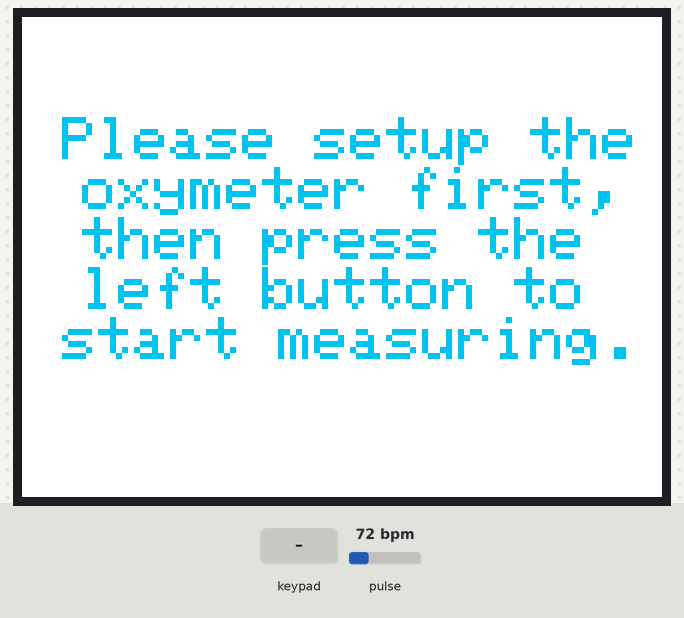
A sketch run on a simulated ESP32. Shown: 320×240 colour display. The test bench sets the inputs (shaded band); at power-on: pulse 72 bpm. Nothing arrives over Bluetooth unless stated; what the sketch prints to the serial monitor is not drawn.

Above: at 6.6 s.
6.7 s: key 'A' pressed
At 7.4 s:
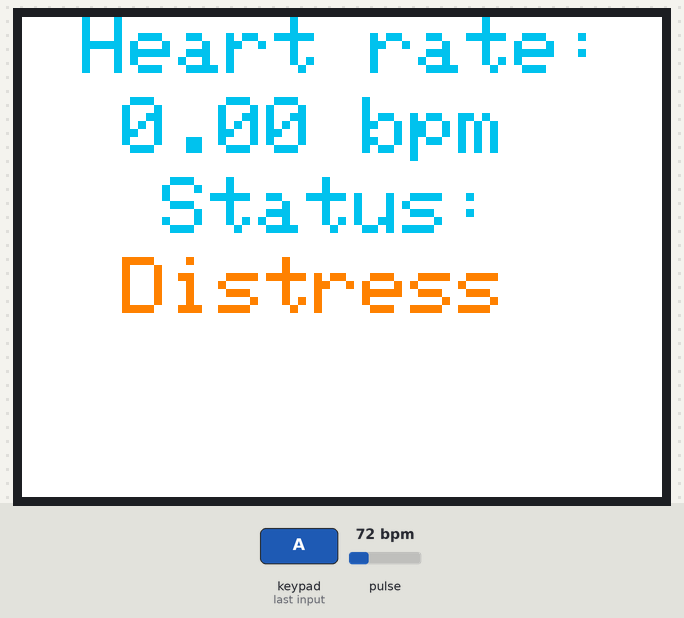
9.7 s: pulse set to 42 bpm
At 11.4 s:
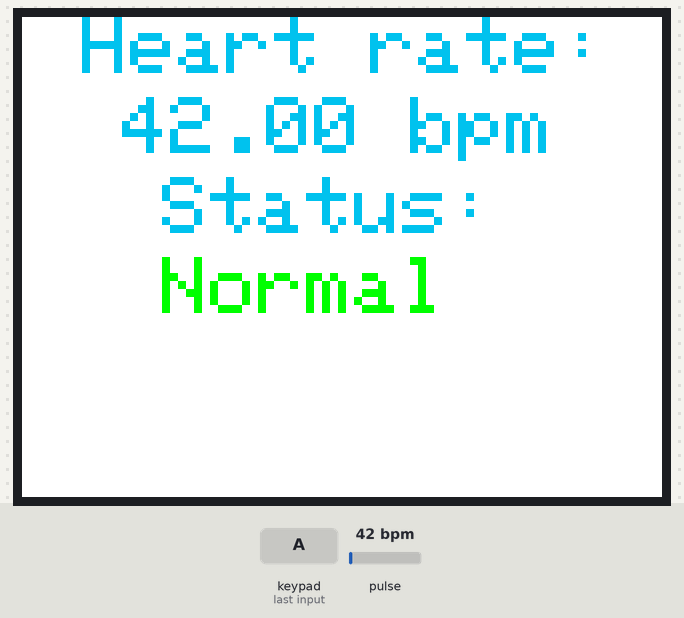
12.1 s: pulse set to 97 bpm
At 13.5 s:
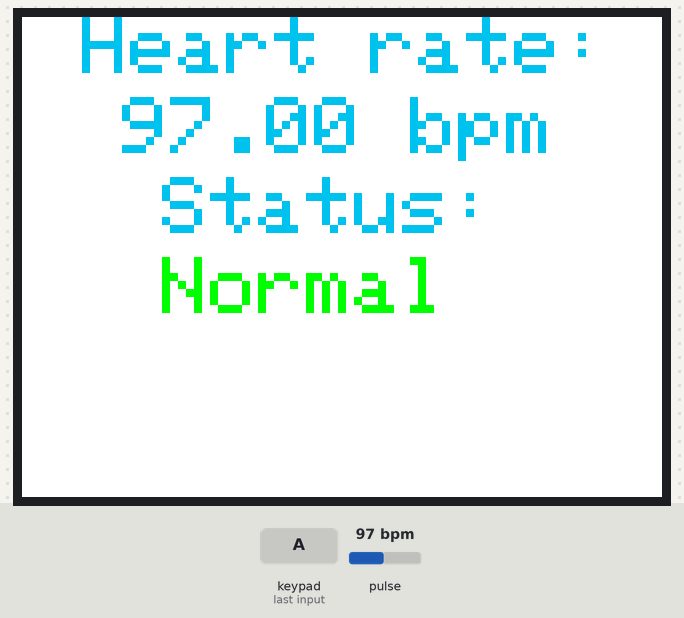
14.4 s: pulse set to 102 bpm
At 15.8 s:
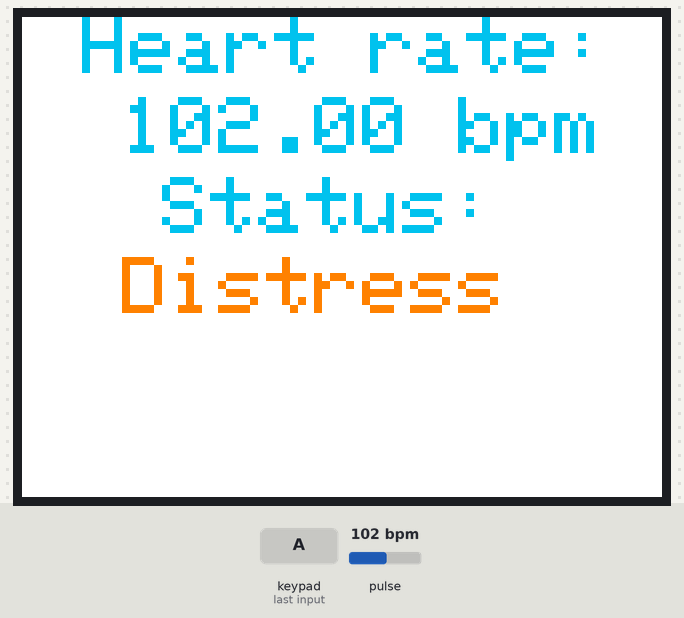
16.8 s: pulse set to 100 bpm
At 18.3 s:
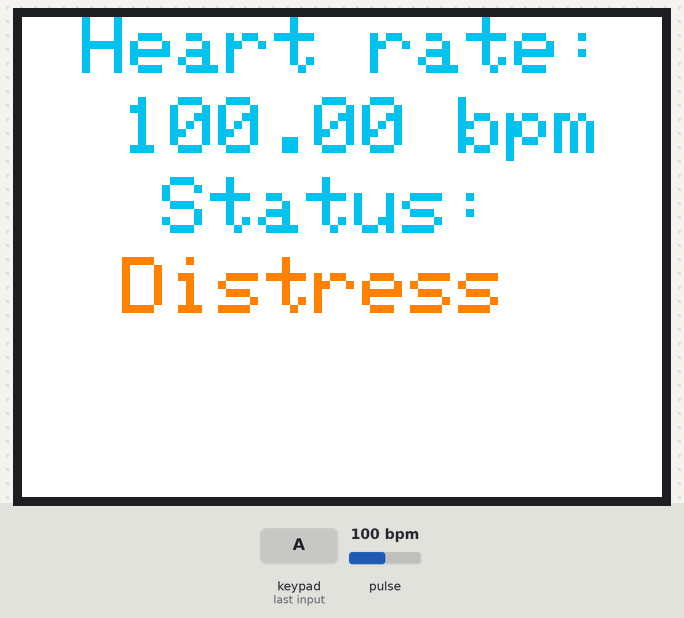
Timing chart, 0 to 19.8 s (numbered marks = the images above; inputs shaded):
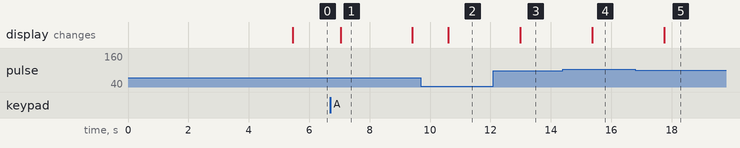

Measured:
- the behaviour switches between 99 and 100 bpm on pulse (found by bisection; images 3 and 4)
- after the input at 6.7 s, the display: changes after 0.34 s (image 1)
- after the input at 9.7 s, the display: changes after 0.91 s (image 2)
- after the input at 12.1 s, the display: changes after 0.88 s (image 3)
- after the input at 14.4 s, the display: changes after 0.96 s (image 4)
- after the input at 16.8 s, the display: changes after 0.95 s (image 5)
- what the display in image 1 shows lasts 2.4 s, from 7.0 s to 9.4 s

The sketch:

SourceCode.ino
```cpp
#include <M5Core2.h>                 //M5 Library
#include "BluetoothSerial.h"         //Bluetooth library
#include "MAX30100_PulseOximeter.h"  //Sensor library

#define updateTime_ms     1000 //Period between updates
BluetoothSerial SerialBT;            //Rename Bluetooth
PulseOximeter sensor;                   //Rename sensor
uint32_t tsLastReport = 0;           //Start timer
int distressCount = 0;               //Counter for sensor stabilisation
bool startMeasure = false;           //Wait until M5 is ready to start measuring

void onBeatDetected() //Indicates when the sensor identifies a heartbeat
{
    Serial.println("B:1");           //Indicate heartbeat detection
}

void InitiateSensor(){ //Turns the sensor and its ports on

  if (!sensor.begin()) {
        Serial.println("ERROR: Failed to initialize pulse oximeter");  //Send error message to the computer
        M5.Lcd.clear();
        M5.Lcd.fillScreen(0xffff);
        M5.Lcd.setCursor(0,0); //Change text characteristics
        M5.Lcd.setTextSize(3);
        M5.Lcd.println("ERROR: Failed to initialize pulse oximeter");  //Display error message on the screen
        delay(10000);
  } else {
        Serial.println("SUCCESS");  //Succesful sensor connection
  }

    sensor.setOnBeatDetectedCallback(onBeatDetected);
}

void SendBluetooth(int &count){ //Controls the communication with the phone
  //Set text characteristics
  M5.Lcd.setCursor(70,80);
  M5.Lcd.setTextSize(4);
  //Print text for the heart rate status
  M5.Lcd.print("Status: ");
  if (sensor.getHeartRate() > 10 && sensor.getHeartRate() < 100) {  //Normal heartbeat configuration
    Serial.println("Normal"); //Send debugging signal to the computer
    M5.Lcd.setCursor(70,120); //Set text characteristics
    M5.Lcd.setTextColor(0x07e0, 0xffff);   //Set text characteristics
    M5.Lcd.print("Normal");   //Prints feedback text on the M5 LCD screen
    M5.Lcd.setTextColor(0x061d, 0xffff);   //Set text characteristics
    count = 0; //Reset distress count

  } else {                                                    //Abnormal heart rate
    Serial.println("Alert!"); //Send debugging signal to the computer
    Serial.println(count);    //Send counter to the computer
    M5.Lcd.setCursor(50,120); //Set text characteristics
    M5.Lcd.setTextColor(0xfc00, 0xffff);   //Set text characteristics
    M5.Lcd.print("Distress"); //Prints feedback text on the M5 LCD screen
    M5.Lcd.setTextColor(0x061d, 0xffff);   //Set text characteristics
    count++;                  //Increases distress counter

    if (count > 9) {          //Activate intervention measure if there are 10s of tachycardia
       SerialBT.println('1');                 //Send bluetooth signal
       Serial.println("Sending alert...");    //Send debugging signal to the computer
       M5.Lcd.setCursor(0,160);               //Set text characteristics
       M5.Lcd.setTextSize(3);
       M5.Lcd.print("Sending alert...");      //Prints feedback text on the M5 LCD screen
    }
  }
}

void OnMessage(){ //Display initial message
  M5.Lcd.fillScreen(0xffff);            //Set text characteristics
  M5.Lcd.setTextColor(0x061d,0xffff);
  M5.Lcd.setCursor(30,0);
  M5.Lcd.setTextSize(6);
  M5.Lcd.print("Welcome!");             //Prints initial messagen on the screen

  M5.Lcd.setTextColor(0xffff, 0x07e0);  //Set text characteristics
  M5.Lcd.setCursor(40,100);
  M5.Lcd.print("Yusaeid");
  M5.Lcd.setTextColor(0x061d, 0xffff);  //Set text characteristics

  Serial.println("It's on!");           //Send debugging signal to the computer
}

void ShowHeartBeat(int &count){
   sensor.update();                  //Get new value of the sensor measurements

  if (millis() - tsLastReport > updateTime_ms) {  //If the time interval is larger than the desired frequency

        Serial.print("Heart rate:");          // Send measurement to the computer
        Serial.print(sensor.getHeartRate());
        Serial.print(" bpm \n");

        M5.Lcd.clear();                       // Reset M5 LCD screen content
        M5.Lcd.fillScreen(0xffff);            // Set text characteristics
        M5.Lcd.setCursor(30,0);
        M5.Lcd.setTextSize(4);
        M5.Lcd.print("Heart rate:");          // Print heartrate value on the screen
        M5.Lcd.setCursor(50,40);              // Set text characteristics
        M5.Lcd.print(sensor.getHeartRate());     // Print heartrate value on the screen
        M5.Lcd.print(" bpm");

        SendBluetooth(count);                 // Send Bluetooth signal
        tsLastReport = millis();              // Update time
  }
}

void startButton(){
  M5.Lcd.clear();                       // Reset M5 LCD screen content
  M5.Lcd.fillScreen(0xffff);            // Set text characteristics
  M5.Lcd.setCursor(20,50);
  M5.Lcd.setTextSize(3);
  M5.Lcd.print("Please setup the");     // Print message to wear m5
  M5.Lcd.setCursor(30,75);
  M5.Lcd.print("oxymeter first,");
  M5.Lcd.setCursor(30,100);
  M5.Lcd.print("then press the");
  M5.Lcd.setCursor(30,125);
  M5.Lcd.print("left button to");
  M5.Lcd.setCursor(20,150);
  M5.Lcd.print("start measuring.");
  Serial.println("Loop started. You can press the button.");
}

void setup() {                          //Function executed at the beginning of the code
  SerialBT.begin("M5");                 //Turn Bluetooth on
  M5.begin(true, false, true, true);    //Turn M5, Lcd and ports on
  OnMessage();                          //Display initial message
  delay(5000);                          //for 5 seconds
  InitiateSensor();                     //Try to turn sensor on
  if (!startMeasure) {                  //Print message to wear M5
    startButton();
  }
}

void loop() {
  M5.update();                          //Update button status
  if (M5.BtnA.wasReleased() || M5.BtnA.pressedFor(1000, 200)) { //If button A is pressed
    startMeasure = true;                //Start measuring
  }
  if (startMeasure){
 ShowHeartBeat(distressCount);          //Show measured heartrate
  }
}
```
